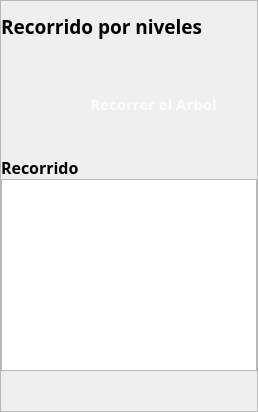
               <widget class="QWidget" name="Recorrido_Niveles">
                <layout class="QVBoxLayout" name="verticalLayout_13">
                 <property name="spacing">
                  <number>0</number>
                 </property>
                 <property name="leftMargin">
                  <number>0</number>
                 </property>
                 <property name="topMargin">
                  <number>0</number>
                 </property>
                 <property name="rightMargin">
                  <number>0</number>
                 </property>
                 <property name="bottomMargin">
                  <number>0</number>
                 </property>
                 <item>
                  <widget class="QFrame" name="frame_11">
                   <property name="frameShape">
                    <enum>QFrame::StyledPanel</enum>
                   </property>
                   <property name="frameShadow">
                    <enum>QFrame::Raised</enum>
                   </property>
                   <layout class="QVBoxLayout" name="verticalLayout_29">
                    <property name="spacing">
                     <number>0</number>
                    </property>
                    <property name="leftMargin">
                     <number>0</number>
                    </property>
                    <property name="topMargin">
                     <number>0</number>
                    </property>
                    <property name="rightMargin">
                     <number>0</number>
                    </property>
                    <property name="bottomMargin">
                     <number>0</number>
                    </property>
                    <item>
                     <layout class="QVBoxLayout" name="verticalLayout_28">
                      <item>
                       <widget class="QLabel" name="label_15">
                        <property name="minimumSize">
                         <size>
                          <width>0</width>
                          <height>50</height>
                         </size>
                        </property>
                        <property name="font">
                         <font>
                          <family>Bahnschrift SemiBold</family>
                          <pointsize>14</pointsize>
                          <weight>75</weight>
                          <bold>true</bold>
                         </font>
                        </property>
                        <property name="text">
                         <string>Recorrido por niveles</string>
                        </property>
                       </widget>
                      </item>
                      <item>
                       <spacer name="verticalSpacer_16">
                        <property name="orientation">
                         <enum>Qt::Vertical</enum>
                        </property>
                        <property name="sizeType">
                         <enum>QSizePolicy::Fixed</enum>
                        </property>
                        <property name="sizeHint" stdset="0">
                         <size>
                          <width>20</width>
                          <height>40</height>
                         </size>
                        </property>
                       </spacer>
                      </item>
                      <item>
                       <layout class="QHBoxLayout" name="horizontalLayout_16">
                        <property name="spacing">
                         <number>0</number>
                        </property>
                        <item>
                         <spacer name="horizontalSpacer_32">
                          <property name="orientation">
                           <enum>Qt::Horizontal</enum>
                          </property>
                          <property name="sizeHint" stdset="0">
                           <size>
                            <width>40</width>
                            <height>20</height>
                           </size>
                          </property>
                         </spacer>
                        </item>
                        <item>
                         <widget class="QPushButton" name="Recorrer">
                          <property name="minimumSize">
                           <size>
                            <width>50</width>
                            <height>25</height>
                           </size>
                          </property>
                          <property name="font">
                           <font>
                            <family>Bahnschrift SemiBold</family>
                            <pointsize>11</pointsize>
                            <weight>75</weight>
                            <bold>true</bold>
                           </font>
                          </property>
                          <property name="cursor">
                           <cursorShape>PointingHandCursor</cursorShape>
                          </property>
                          <property name="styleSheet">
                           <string notr="true">QPushButton{

background-color: qlineargradient(spread:pad, x1:0, y1:0.505682, x2:1, y2:0.477, stop:0 rgbaa(81, 145, 71, 219), stop:1 rgba(67, 125, 41, 226));

color:rgba(255, 255, 255, 210);
 border-radius:5px; 
}

QPushButton:hover{

background-color: qlineargradient(spread:pad, x1:0, y1:0.505682, x2:1, y2:0.477, stop:0 rgba(95, 157, 84, 219), stop:1 rgba(74, 136, 55, 226));
 }

QPushButton:pressed{

padding-left:5px;

padding-top:5px;

background-color:rgba(105, 118, 132, 200);
}</string>
                          </property>
                          <property name="text">
                           <string>Recorrer el Arbol</string>
                          </property>
                         </widget>
                        </item>
                        <item>
                         <spacer name="horizontalSpacer_33">
                          <property name="orientation">
                           <enum>Qt::Horizontal</enum>
                          </property>
                          <property name="sizeType">
                           <enum>QSizePolicy::Fixed</enum>
                          </property>
                          <property name="sizeHint" stdset="0">
                           <size>
                            <width>40</width>
                            <height>20</height>
                           </size>
                          </property>
                         </spacer>
                        </item>
                       </layout>
                      </item>
                      <item>
                       <spacer name="verticalSpacer_17">
                        <property name="orientation">
                         <enum>Qt::Vertical</enum>
                        </property>
                        <property name="sizeType">
                         <enum>QSizePolicy::Fixed</enum>
                        </property>
                        <property name="sizeHint" stdset="0">
                         <size>
                          <width>20</width>
                          <height>40</height>
                         </size>
                        </property>
                       </spacer>
                      </item>
                      <item>
                       <layout class="QVBoxLayout" name="verticalLayout_27">
                        <item>
                         <layout class="QHBoxLayout" name="horizontalLayout_17">
                          <item>
                           <widget class="QLabel" name="label_16">
                            <property name="font">
                             <font>
                              <family>Bahnschrift SemiBold</family>
                              <pointsize>12</pointsize>
                              <weight>75</weight>
                              <bold>true</bold>
                             </font>
                            </property>
                            <property name="text">
                             <string>Recorrido</string>
                            </property>
                           </widget>
                          </item>
                          <item>
                           <spacer name="horizontalSpacer_34">
                            <property name="orientation">
                             <enum>Qt::Horizontal</enum>
                            </property>
                            <property name="sizeHint" stdset="0">
                             <size>
                              <width>40</width>
                              <height>20</height>
                             </size>
                            </property>
                           </spacer>
                          </item>
                         </layout>
                        </item>
                       </layout>
                      </item>
                      <item>
                       <widget class="QTextEdit" name="Recorrido">
                        <property name="font">
                         <font>
                          <family>Bahnschrift SemiBold</family>
                          <pointsize>12</pointsize>
                          <weight>75</weight>
                          <bold>true</bold>
                         </font>
                        </property>
                       </widget>
                      </item>
                      <item>
                       <spacer name="verticalSpacer_18">
                        <property name="orientation">
                         <enum>Qt::Vertical</enum>
                        </property>
                        <property name="sizeHint" stdset="0">
                         <size>
                          <width>20</width>
                          <height>40</height>
                         </size>
                        </property>
                       </spacer>
                      </item>
                     </layout>
                    </item>
                   </layout>
                  </widget>
                 </item>
                </layout>
               </widget>
